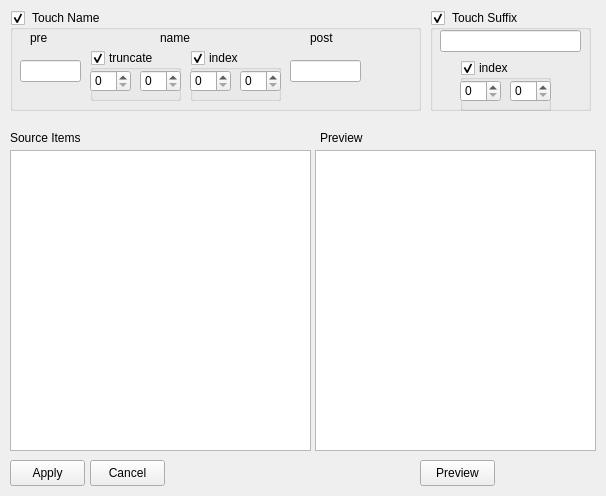
<ui version="4.0" >
 <class>Form</class>
 <widget class="QWidget" name="Form" >
  <property name="geometry" >
   <rect>
    <x>0</x>
    <y>0</y>
    <width>606</width>
    <height>496</height>
   </rect>
  </property>
  <property name="windowTitle" >
   <string>Form</string>
  </property>
  <widget class="QListView" name="listView" >
   <property name="geometry" >
    <rect>
     <x>10</x>
     <y>150</y>
     <width>301</width>
     <height>301</height>
    </rect>
   </property>
  </widget>
  <widget class="QLabel" name="label_3" >
   <property name="geometry" >
    <rect>
     <x>10</x>
     <y>130</y>
     <width>191</width>
     <height>16</height>
    </rect>
   </property>
   <property name="text" >
    <string>Source Items</string>
   </property>
  </widget>
  <widget class="QListView" name="listView_2" >
   <property name="geometry" >
    <rect>
     <x>315</x>
     <y>150</y>
     <width>281</width>
     <height>301</height>
    </rect>
   </property>
  </widget>
  <widget class="QLabel" name="label_4" >
   <property name="geometry" >
    <rect>
     <x>320</x>
     <y>130</y>
     <width>191</width>
     <height>16</height>
    </rect>
   </property>
   <property name="text" >
    <string>Preview</string>
   </property>
  </widget>
  <widget class="QPushButton" name="pushButton" >
   <property name="geometry" >
    <rect>
     <x>90</x>
     <y>460</y>
     <width>75</width>
     <height>26</height>
    </rect>
   </property>
   <property name="text" >
    <string>Cancel</string>
   </property>
  </widget>
  <widget class="QPushButton" name="pushButton_2" >
   <property name="geometry" >
    <rect>
     <x>420</x>
     <y>460</y>
     <width>75</width>
     <height>26</height>
    </rect>
   </property>
   <property name="text" >
    <string>Preview</string>
   </property>
  </widget>
  <widget class="QPushButton" name="pushButton_3" >
   <property name="geometry" >
    <rect>
     <x>10</x>
     <y>460</y>
     <width>75</width>
     <height>26</height>
    </rect>
   </property>
   <property name="text" >
    <string>Apply</string>
   </property>
  </widget>
  <widget class="QGroupBox" name="groupBox_2" >
   <property name="geometry" >
    <rect>
     <x>10</x>
     <y>10</y>
     <width>411</width>
     <height>101</height>
    </rect>
   </property>
   <property name="title" >
    <string> Touch Name </string>
   </property>
   <property name="flat" >
    <bool>false</bool>
   </property>
   <property name="checkable" >
    <bool>true</bool>
   </property>
   <widget class="QLabel" name="label_6" >
    <property name="geometry" >
     <rect>
      <x>300</x>
      <y>20</y>
      <width>31</width>
      <height>16</height>
     </rect>
    </property>
    <property name="text" >
     <string>post</string>
    </property>
   </widget>
   <widget class="QLabel" name="label_5" >
    <property name="geometry" >
     <rect>
      <x>150</x>
      <y>20</y>
      <width>41</width>
      <height>16</height>
     </rect>
    </property>
    <property name="text" >
     <string>name</string>
    </property>
   </widget>
   <widget class="QLabel" name="label" >
    <property name="geometry" >
     <rect>
      <x>20</x>
      <y>20</y>
      <width>31</width>
      <height>16</height>
     </rect>
    </property>
    <property name="text" >
     <string>pre</string>
    </property>
   </widget>
   <widget class="QLineEdit" name="lineEdit_3" >
    <property name="geometry" >
     <rect>
      <x>10</x>
      <y>50</y>
      <width>61</width>
      <height>22</height>
     </rect>
    </property>
   </widget>
   <widget class="QLineEdit" name="lineEdit_4" >
    <property name="geometry" >
     <rect>
      <x>280</x>
      <y>50</y>
      <width>71</width>
      <height>22</height>
     </rect>
    </property>
   </widget>
   <widget class="QGroupBox" name="groupBox" >
    <property name="enabled" >
     <bool>true</bool>
    </property>
    <property name="geometry" >
     <rect>
      <x>180</x>
      <y>40</y>
      <width>91</width>
      <height>51</height>
     </rect>
    </property>
    <property name="title" >
     <string>index</string>
    </property>
    <property name="flat" >
     <bool>true</bool>
    </property>
    <property name="checkable" >
     <bool>true</bool>
    </property>
    <property name="checked" >
     <bool>true</bool>
    </property>
    <widget class="QSpinBox" name="spinBox" >
     <property name="geometry" >
      <rect>
       <x>0</x>
       <y>20</y>
       <width>41</width>
       <height>22</height>
      </rect>
     </property>
    </widget>
    <widget class="QSpinBox" name="spinBox_4" >
     <property name="geometry" >
      <rect>
       <x>50</x>
       <y>20</y>
       <width>41</width>
       <height>22</height>
      </rect>
     </property>
    </widget>
   </widget>
   <widget class="QGroupBox" name="groupBox_3" >
    <property name="enabled" >
     <bool>true</bool>
    </property>
    <property name="geometry" >
     <rect>
      <x>80</x>
      <y>40</y>
      <width>91</width>
      <height>51</height>
     </rect>
    </property>
    <property name="title" >
     <string>truncate</string>
    </property>
    <property name="flat" >
     <bool>true</bool>
    </property>
    <property name="checkable" >
     <bool>true</bool>
    </property>
    <property name="checked" >
     <bool>true</bool>
    </property>
    <widget class="QSpinBox" name="spinBox_3" >
     <property name="geometry" >
      <rect>
       <x>0</x>
       <y>20</y>
       <width>41</width>
       <height>22</height>
      </rect>
     </property>
    </widget>
    <widget class="QSpinBox" name="spinBox_5" >
     <property name="geometry" >
      <rect>
       <x>50</x>
       <y>20</y>
       <width>41</width>
       <height>22</height>
      </rect>
     </property>
    </widget>
   </widget>
  </widget>
  <widget class="QGroupBox" name="groupBox_4" >
   <property name="geometry" >
    <rect>
     <x>430</x>
     <y>10</y>
     <width>161</width>
     <height>101</height>
    </rect>
   </property>
   <property name="title" >
    <string> Touch Suffix </string>
   </property>
   <property name="flat" >
    <bool>false</bool>
   </property>
   <property name="checkable" >
    <bool>true</bool>
   </property>
   <widget class="QLineEdit" name="lineEdit_2" >
    <property name="geometry" >
     <rect>
      <x>10</x>
      <y>20</y>
      <width>141</width>
      <height>22</height>
     </rect>
    </property>
   </widget>
   <widget class="QGroupBox" name="groupBox_5" >
    <property name="enabled" >
     <bool>true</bool>
    </property>
    <property name="geometry" >
     <rect>
      <x>30</x>
      <y>50</y>
      <width>91</width>
      <height>51</height>
     </rect>
    </property>
    <property name="title" >
     <string>index</string>
    </property>
    <property name="flat" >
     <bool>true</bool>
    </property>
    <property name="checkable" >
     <bool>true</bool>
    </property>
    <property name="checked" >
     <bool>true</bool>
    </property>
    <widget class="QSpinBox" name="spinBox_2" >
     <property name="geometry" >
      <rect>
       <x>0</x>
       <y>20</y>
       <width>41</width>
       <height>22</height>
      </rect>
     </property>
    </widget>
    <widget class="QSpinBox" name="spinBox_6" >
     <property name="geometry" >
      <rect>
       <x>50</x>
       <y>20</y>
       <width>41</width>
       <height>22</height>
      </rect>
     </property>
    </widget>
   </widget>
  </widget>
 </widget>
 <resources/>
 <connections/>
</ui>
